Frame 1 (no input): blank canvas, image omitted
Frame 60 (the mouse pressed at the canvas centre just before this capture): blank canvas, image omitted
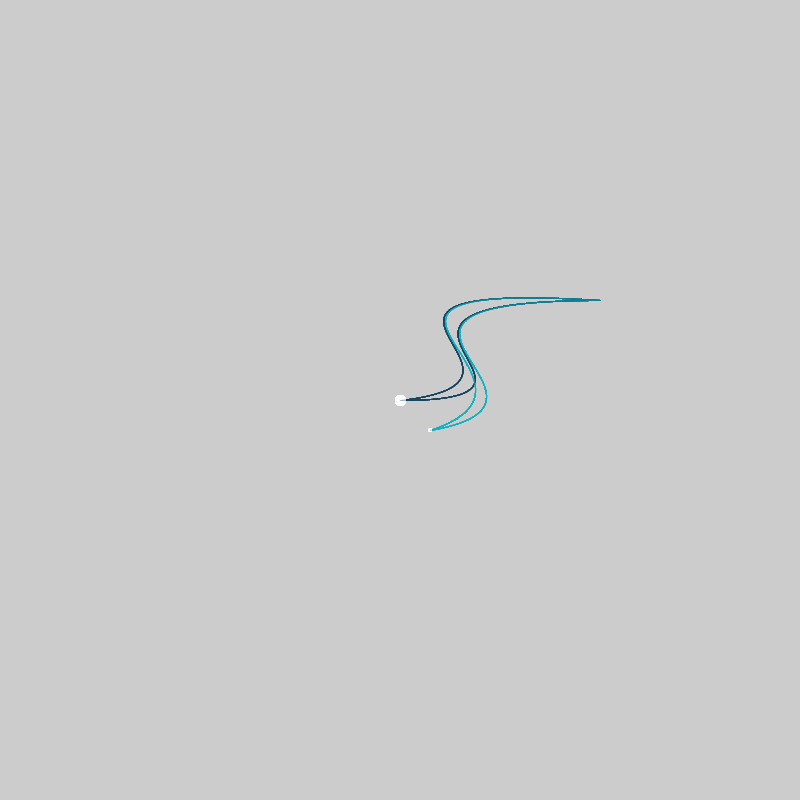
Frame 120 (the mouse held since frame 60 and released just before this capture)

The Processing sketch whose frames 1 and 60 were blank and that drew this single picture after the mouse press (run headless with seeded random() and noise(); from frame 60 on, the mouse is pressed at the canvas centre):

// Processing sketch: processing_65457
// ── processing_65457.pde

/*****************************

* Processing Illustration
*
* This sketch is an exercise in illustrating in processing
* + header _ description of the sketch
* + global variables - main variables of the sketch
* + setup - initialize sketch
* + draw - main function of sketch
*
* Sougwen Chung 06/2012

********************************/

void setup(){ 
  size (800,800);
  smooth();  


}

void draw( ){
//  background(255);

if (mousePressed){
  point(mouseX, mouseY);

  noFill();
  
  //darkBlue
  stroke(18,67,90, 50);
  bezier(mouseX, mouseY, 600, 400, 300, 300, 600 ,300);
  bezier(mouseX, mouseY,  580, 380, 280, 280, 600 ,300);
  
  // brightBlue
  stroke(17,172,188, 50);
  bezier(mouseX+30, mouseY+30, 600, 400, 300, 300, 600 ,300);
  bezier(mouseX+30, mouseY+30,  580, 380, 280, 280, 600 ,300);
  
  stroke(255,80);
  fill(255, 80);
  ellipse(mouseX, mouseY, 10,10); 
  
  ellipse(mouseX+30, mouseY+30, 3,3);
}

/*  
  // first shape
  bezier(width/2, height/2, 600, 400, 300, 300, 600 ,300);
  bezier(width/2, height/2, 580, 380, 280, 280, 600 ,300);
  ellipse(width/2, width/2, 15, 15); 
  
  // 2nd shape
  bezier(width/2, height/2-40, 600, 400, 300, 300, 600 ,300);
  bezier(width/2, height/2-40, 580, 380, 280, 280, 600 ,300);
  ellipse(width/2, width/2-40, 15, 15); 

  // 3rd shape
  bezier(width/2, height/2-80, 600, 400, 300, 300, 600 ,300);
  bezier(width/2, height/2-80, 580, 380, 280, 280, 600 ,300);
  ellipse(width/2, width/2-80, 15, 15); 


  // 4rd shape
  bezier(width/2, height/2-100, 600, 400, 300, 300, 600 ,300);
  bezier(width/2, height/2-100, 580, 380, 280, 280, 600 ,300);
  ellipse(width/2, width/2-100, 15, 15); 

  // 5th shape
  bezier(width/2, height/2-120, 600, 400, 300, 300, 600 ,300);
  bezier(width/2, height/2-120, 580, 380, 280, 280, 600 ,300);
  ellipse(width/2, width/2-120, 15, 15);  
 
  // 6th shape
  bezier(width/2, height/2-140, 600, 400, 300, 300, 600 ,300);
  bezier(width/2, height/2-140, 580, 380, 280, 280, 600 ,300);
  ellipse(width/2, width/2-140, 15, 15); 

  // 7th shape
  bezier(width/2, height/2-160, 600, 400, 300, 300, 600 ,300);
  bezier(width/2, height/2-160, 580, 380, 280, 280, 600 ,300);
  ellipse(width/2, width/2-160, 15, 15);    
 
 */ 
  
}
